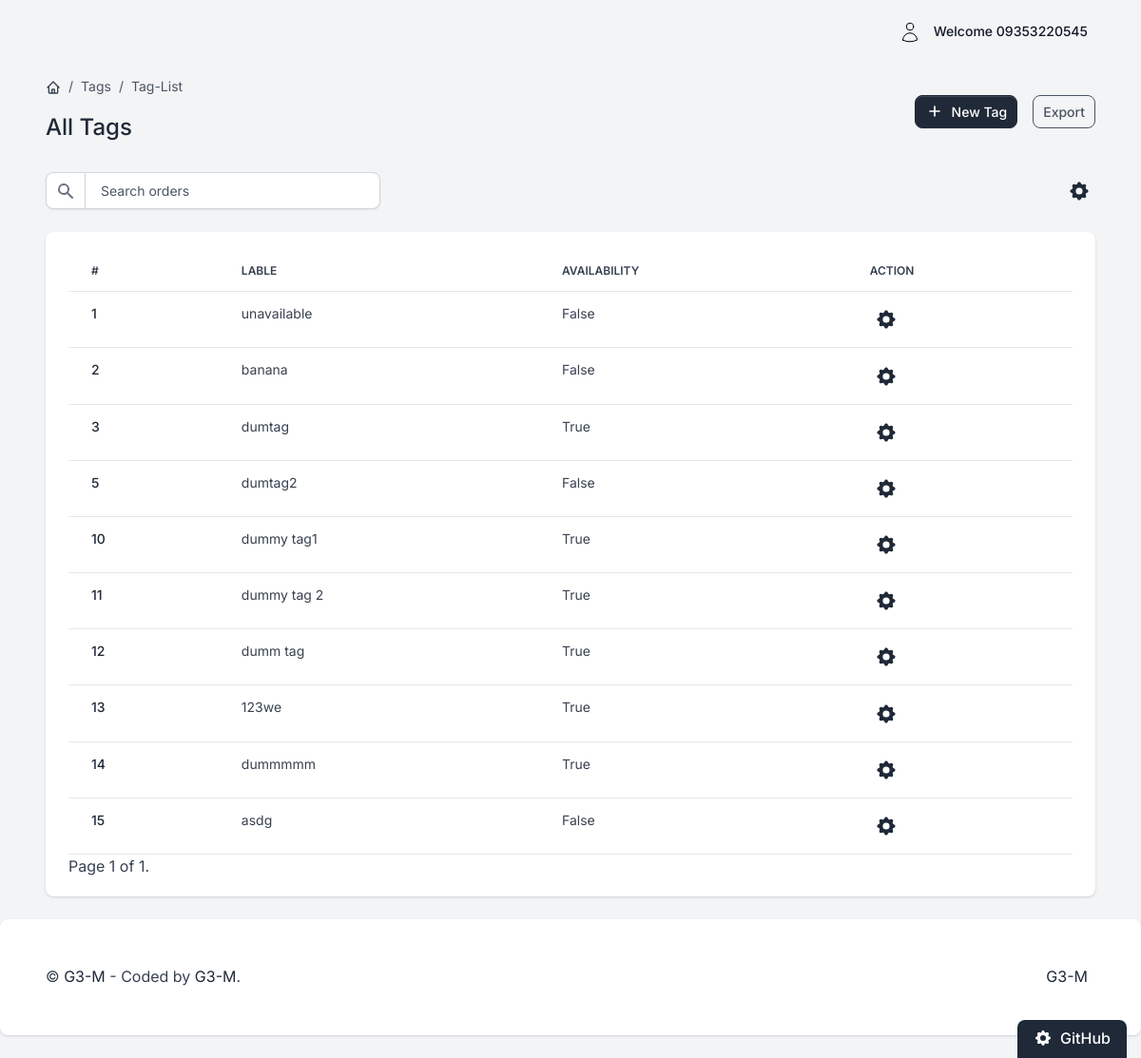
The app's page /tags/ (signed in), older data.
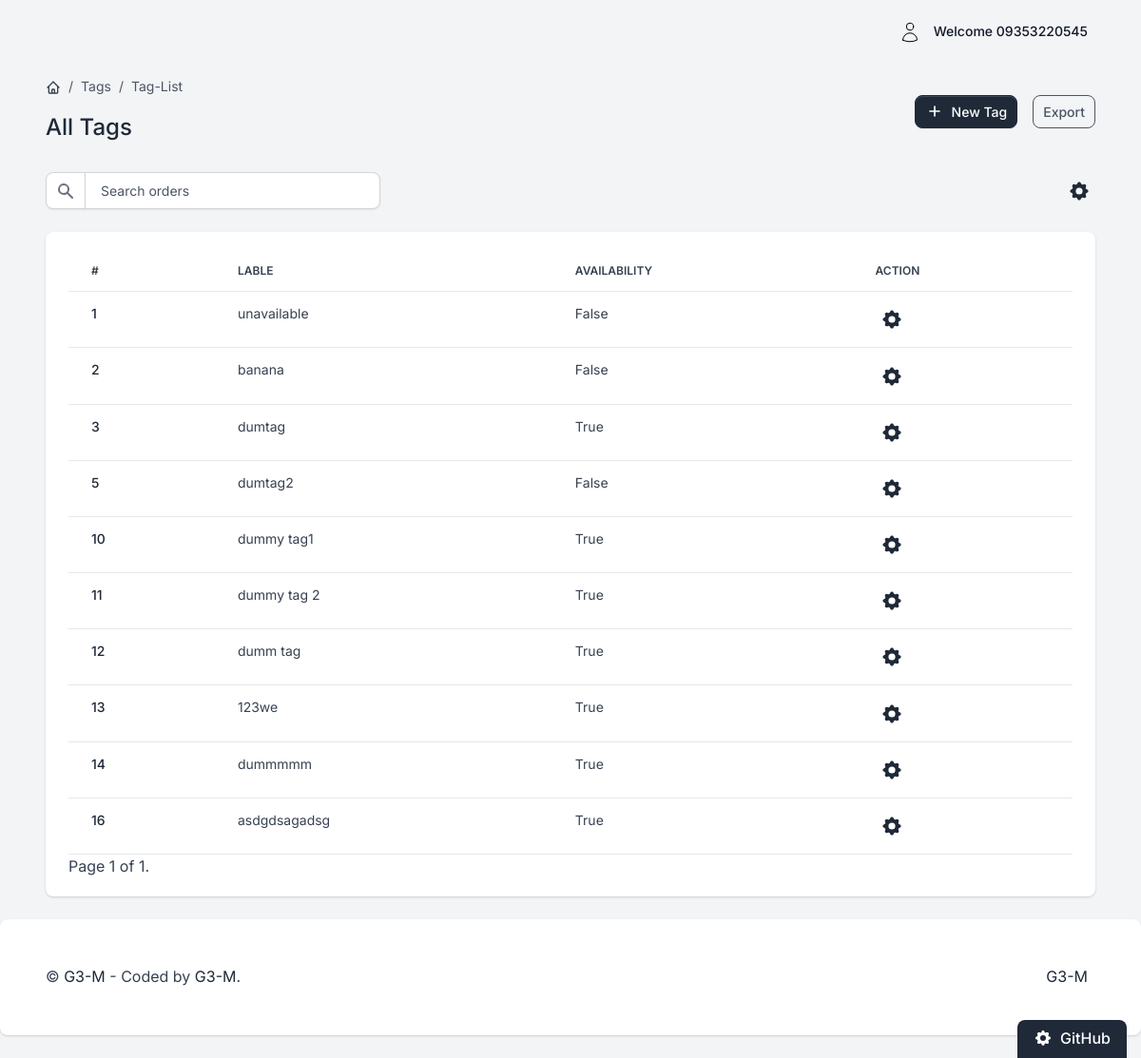
The same page, newer data.
### tag/models.py (models this page shows, shortened)
class Tag(BaseModel):
    label = models.CharField(max_length=255)
    available = models.BooleanField(default=True)

### tag/views.py (the view)
# urls.py: path('', views.TagListView.as_view(), name='tag'),
class TagListView(StaffSuperuserRequiredMixin, ListView):
    model = Tag
    template_name = 'Tag_ListTemplate.html'
    context_object_name = 'tags'
    paginate_by = 10

### core/models.py (called while the page is built)
    def get_queryset(self):
        return super().get_queryset().filter(deleted_at__isnull=True)

### utils.py (called while the page is built)
    def test_func(self):
        return self.request.user.is_staff or self.request.user.is_superuser

### templates/Tag_ListTemplate.html (shortened to what this page needs)
{% extends "base.html" %}
{% block content %}
    <div class="d-flex justify-content-between flex-wrap flex-md-nowrap align-items-center py-4 mx-5">
        <div class="d-block mb-4 mb-md-0">
            <nav aria-label="breadcrumb" class="d-none d-md-inline-block">
                <ol class="breadcrumb breadcrumb-dark breadcrumb-transparent">
                    <li class="breadcrumb-item">
                        <a href="{% url 'core:home' %}">
                        </a>
                    </li>
                    <li class="breadcrumb-item active" aria-current="page">Tags</li>
                    <li class="breadcrumb-item active" aria-current="page">Tag-List</li>
                </ol>
            </nav>
            <h2 class="h4">All Tags</h2>
        </div>
        <div class="btn-toolbar mb-2 mb-md-0">
            <a href="{% url 'tags:create-tag' %}" class="btn btn-sm btn-gray-800 d-inline-flex align-items-center">
                <svg class="icon icon-xs me-2" fill="none" stroke="currentColor" viewBox="0 0 24 24"
                     xmlns="http://www.w3.org/2000/svg">
                    <path stroke-linecap="round" stroke-linejoin="round" stroke-width="2"
                          d="M12 6v6m0 0v6m0-6h6m-6 0H6"></path>
                </svg>
                New Tag
            </a>
            <div class="btn-group ms-2 ms-lg-3">
                <button type="button" class="btn btn-sm btn-outline-gray-600">Export</button>
            </div>
        </div>
    </div>
    <div class="table-settings mb-4 mx-5">
        <div class="row align-items-center justify-content-between">
            <div class="col col-md-6 col-lg-3 col-xl-4">
                <div class="input-group me-2 me-lg-3 fmxw-400">
                  <span class="input-group-text">
                  </span>
                    <input type="text" class="form-control" placeholder="Search orders">
                </div>
            </div>
            <div class="col-4 col-md-2 col-xl-1 ps-md-0 text-end">
                <div class="dropdown">
                    <button class="btn btn-link text-dark dropdown-toggle dropdown-toggle-split m-0 p-1"
                            data-bs-toggle="dropdown" aria-haspopup="true" aria-expanded="false">
                    </button>
                </div>
            </div>
        </div>
    </div>
    <div class="card card-body border-0 shadow table-wrapper table-responsive mx-5">
        <table class="table table-hover">
            <thead>
            <tr>
                <th class="border-gray-200">#</th>
                <th class="border-gray-200">Lable</th>
                <th class="border-gray-200">Availability</th>
                <th class="border-gray-200">Action</th>
            </tr>
            </thead>
            <tbody>
            {% for tag in tags %}
                <tr>
                    <td>
                        <a href="#" class="fw-bold">
                            {{ tag.id }}
                        </a>
                    </td>
                    <td>
                        <span class="fw-normal">{{ tag.label }}</span>
                    </td>
                    <td><span class="fw-normal">{{ tag.available }}</span></td>
                    <td class="flex justify-content-center">
                        <div class="col-4 col-md-2 col-xl-1 ps-md-0 text-end">
                            <div class="dropdown">
                                <button class="btn btn-link text-dark dropdown-toggle dropdown-toggle-split m-0 p-1"
                                        data-bs-toggle="dropdown" aria-haspopup="true" aria-expanded="false">
                                </button>
                            </div>
                        </div>
                    </td>
                </tr>
            {% endfor %}
            </tbody>
        </table>
        <div>
  <span>
      <span>
      Page {{ page_obj.number }} of {{ page_obj.paginator.num_pages }}.
    </span>
  </span>
        </div>
    </div>
{% endblock content %}

Row changes from the older to the newer data that the page shows:
no longer on this page (row edited): Tag: id "15", label "asdg", available "False"
added Tag: id "16", label "asdgdsagadsg", available "True"
